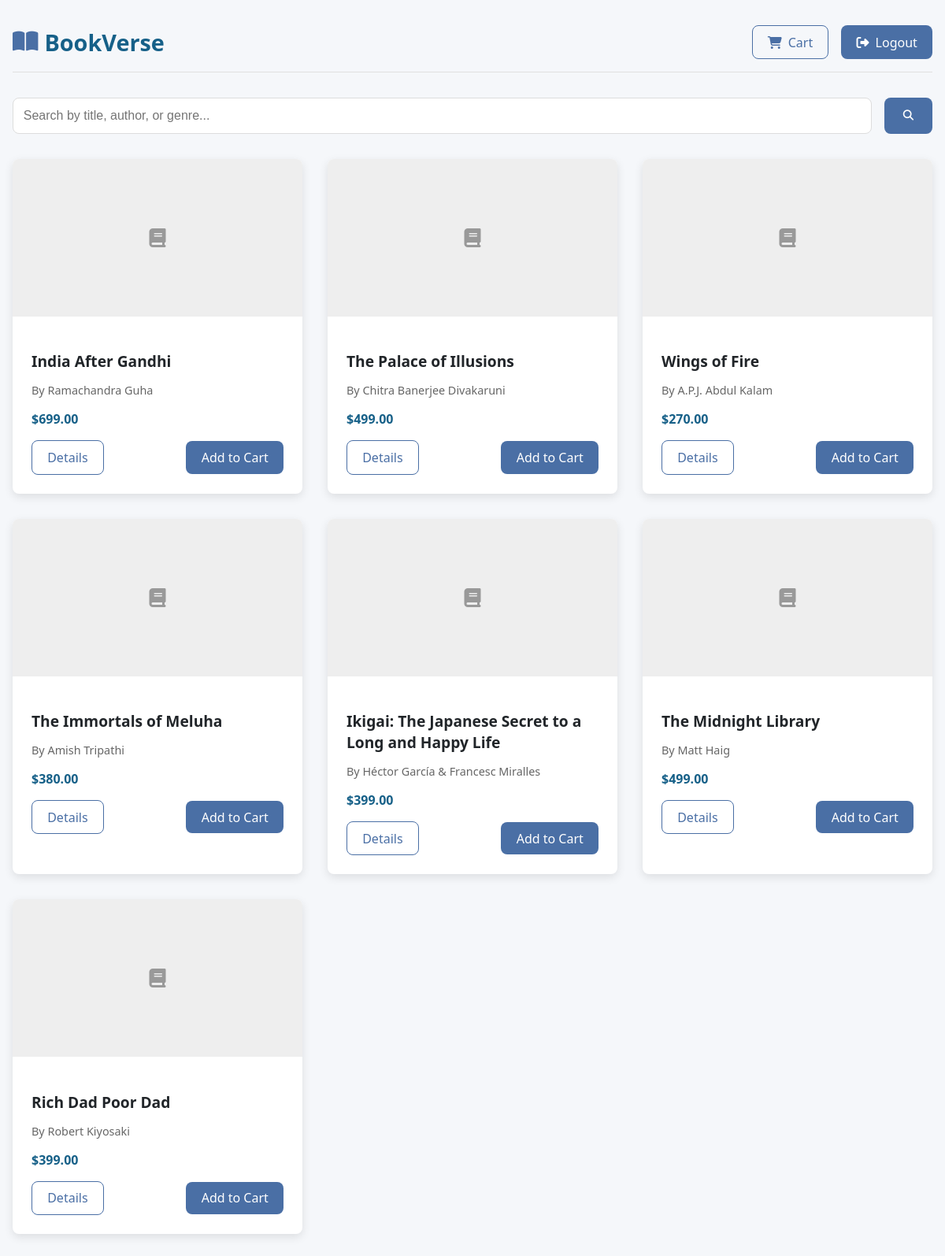
Screenshot of / (signed in) with the database file from the repository.
### store/models.py (models this page shows, shortened)
class Book(models.Model):
    title = models.CharField(max_length=100)
    author = models.CharField(max_length=100)
    price = models.DecimalField(max_digits=6, decimal_places=2)
    description = models.TextField()

### store/views.py (the view)
# urls.py: path('', views.book_list, name='book_list'),
@login_required
def book_list(request):
    books = Book.objects.all()
    return render(request, 'store/book_list.html', {'books': books})

### templates/store/book_list.html (shortened to what this page needs)
<!DOCTYPE html>
<html lang="en">
<head>
    <link rel="stylesheet" href="https://cdnjs.cloudflare.com/ajax/libs/font-awesome/6.4.0/css/all.min.css">
</head>
<body>
    <div class="container">
        <div class="header">
            <div class="logo">
                <i class="fas fa-book-open"></i>
                BookVerse
            </div>
            <div class="user-actions">
                <a href="{% url 'view_cart' %}" class="btn btn-outline">
                    <i class="fas fa-shopping-cart"></i>
                    Cart
                </a>
                <a href="{% url 'logout' %}" class="btn btn-primary">
                    <i class="fas fa-sign-out-alt"></i>
                    Logout
                </a>
            </div>
        </div>
        <div class="search-bar">
            <input type="text" class="search-input" placeholder="Search by title, author, or genre...">
            <button class="search-btn">
                <i class="fas fa-search"></i>
            </button>
        </div>
        <div class="book-grid">
            {% for book in books %}
                <div class="book-card">
                    <div class="book-cover">
                        {% if book.cover_image %}
                            <img src="{{ book.cover_image.url }}" alt="{{ book.title }}" style="width: 100%; height: 100%; object-fit: cover;">
                        {% else %}
                            <i class="fas fa-book"></i>
                        {% endif %}
                    </div>
                    <div class="book-info">
                        <h3 class="book-title">{{ book.title }}</h3>
                        <p class="book-author">By {{ book.author }}</p>
                        <p class="book-price">${{ book.price }}</p>
                        <div class="action-bar">
                            <a href="{% url 'book_detail' book.id %}" class="btn btn-outline">Details</a>
                            <a href="{% url 'add_to_cart' book.id %}" class="btn btn-primary">Add to Cart</a>
                        </div>
                    </div>
                </div>
            {% empty %}
                <p>No books available in our collection. Please check back later.</p>
            {% endfor %}
        </div>
    </div>
</body>
</html>

### templates/store/book_list.html (style rules this page uses)
:root { --primary: #4a6fa5; --secondary: #166088; --accent: #4fc3f7; --light: #f8f9fa; --dark: #212529; --success: #28a745; --border-radius: 8px; --box-shadow: 0 4px 12px rgba(0, 0, 0, 0.1); }
body { font-family: 'Segoe UI', Tahoma, Geneva, Verdana, sans-serif; background-color: #f5f7fa; margin: 0; padding: 0; color: var(--dark); }
.container { max-width: 1200px; margin: 2rem auto; padding: 0 1rem; }
.header { display: flex; justify-content: space-between; align-items: center; margin-bottom: 2rem; padding-bottom: 1rem; border-bottom: 1px solid #e0e0e0; }
.logo { font-size: 1.8rem; font-weight: 700; color: var(--secondary); display: flex; align-items: center; }
.logo i { margin-right: 0.5rem; color: var(--primary); }
.user-actions { display: flex; gap: 1rem; }
.btn { padding: 0.6rem 1.2rem; border-radius: var(--border-radius); text-decoration: none; font-weight: 500; transition: all 0.3s ease; display: inline-flex; align-items: center; gap: 0.5rem; }
.btn-primary { background-color: var(--primary); color: white; }
.btn-outline { border: 1px solid var(--primary); color: var(--primary); }
.book-grid { display: grid; grid-template-columns: repeat(auto-fill, minmax(280px, 1fr)); gap: 2rem; margin-top: 2rem; }
.book-card { background: white; border-radius: var(--border-radius); overflow: hidden; box-shadow: var(--box-shadow); transition: transform 0.3s ease; }
.book-cover { height: 200px; background-color: #eee; display: flex; align-items: center; justify-content: center; color: #999; font-size: 1.5rem; }
.book-info { padding: 1.5rem; }
.book-title { font-size: 1.2rem; font-weight: 600; margin-bottom: 0.5rem; color: var(--dark); }
.book-author { color: #666; font-size: 0.9rem; margin-bottom: 0.5rem; }
.book-price { font-weight: 700; color: var(--secondary); margin-bottom: 1rem; }
.action-bar { display: flex; justify-content: space-between; align-items: center; }
.search-bar { margin: 2rem 0; display: flex; gap: 1rem; }
.search-input { flex: 1; padding: 0.8rem; border: 1px solid #ddd; border-radius: var(--border-radius); font-size: 1rem; }
.search-btn { padding: 0 1.5rem; background-color: var(--primary); color: white; border: none; border-radius: var(--border-radius); cursor: pointer; }

### rows the page displays
Book: title "India After Gandhi", author "Ramachandra Guha", price "699.00"
Book: title "The Palace of Illusions", author "Chitra Banerjee Divakaruni", price "499.00"
Book: title "Wings of Fire", author "A.P.J. Abdul Kalam", price "270.00"
Book: title "The Immortals of Meluha", author "Amish Tripathi", price "380.00"
Book: title "Ikigai: The Japanese Secret to a Long and Happy Life", author "Héctor García & Francesc Miralles", price "399.00"
Book: title "The Midnight Library", author "Matt Haig", price "499.00"
Book: title "Rich Dad Poor Dad", author "Robert Kiyosaki", price "399.00"
